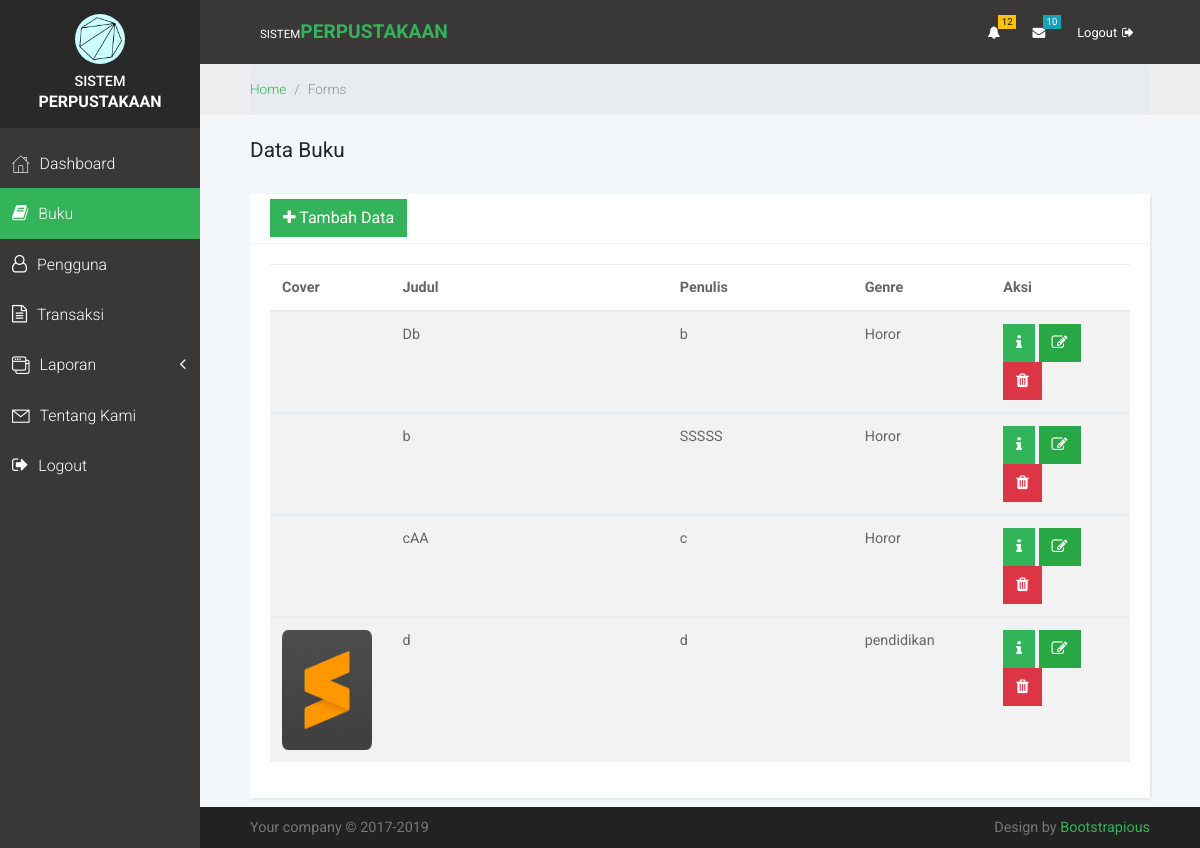
Page /buku/ on the committed database.
### buku/models.py (models this page shows, shortened)
class Buku(models.Model):
	judul = models.CharField(max_length=80)
	penulis = models.CharField(max_length=80)
	penerbit = models.CharField(max_length=80)
	tahun = models.IntegerField(null=True)
	genre = models.ForeignKey(Genre, on_delete=models.CASCADE, null=True)
	sinopsis = models.CharField(max_length=300)
	cover = models.ImageField(upload_to='cover/',null=True)
	tanggal = models.DateField(auto_now_add=True, null=True)

class Genre(models.Model):
	nama = models.CharField(max_length=20)
	keterangan = models.CharField(max_length=70)
	def __str__(self):
		return self.nama

### buku/views.py (the view)
# urls.py: path('', base.index, name='index' ),
def index(request):
	data_buku = Buku.objects.all()
	var ={
		'buku' : data_buku,
		'judul' : "Data Buku",
	}
	return render(request, 'tampilBuku.html', var)

### buku/templates/tampilBuku.html (shortened to what this page needs)
{% extends 'base.html' %}
{% block content %}
<br>
	<h1 class="h2 display">{{judul}}</h1>
<br>
<div class="row">
    <div class="col-lg-12">
      <div class="card">
        <div class="card-header d-flex align-items-center">
          <h2 class="h4 display display"><a href="{%url 'tambahBuku'%}" class="btn btn-primary"><i class="fa fa-plus"></i> Tambah Data</a></h2>
        </div>
        <div class="card-body">
          <table class="table table-striped table-hover">
            <thead>
              <tr>
                <th width="10%">Cover</th>
                <th width="30%">Judul</th>
                <th width="20%">Penulis</th>
                <th width="15%">Genre</th>
                <th width="15%">Aksi</th>
              </tr>
            </thead>
            {% for row in buku %}
            <tbody>
              <tr>
                <th>
                  {%if row.cover%}
                  <img src="{{row.cover.url}}" alt="cover_id:{{row.id}}" width="90" height="120">
                  {%endif%}
                </th>
                <td>{{row.judul}}</td>
                <td>{{row.penulis}}</td>
                <td>{{row.genre}}</td>
                <td>
                  <button type="button" data-toggle="modal" data-target="#detail-{{row.id}}" class="btn btn-primary"><i class="fa fa-info"></i></button>
                  <a href="{%url 'editBuku' row.id%}" class="btn btn-success"><i class="fa fa-edit"></i></a>
                  <button type="button" data-toggle="modal" data-target="#hapus-{{row.id}}" class="btn btn-danger"><i class="fa fa-trash"></i></button>
                </td>
              </tr>
            </tbody>
            {%endfor%}
          </table>
        </div>
      </div>
    </div>
 </div>
{%endblock%}

### static/css/style.default.css (style rules this page uses)
a { display: inline-block; text-decoration: none; color: #fff; -webkit-transition: all 0.3s; transition: all 0.3s; }
body { overflow-x: hidden; }
i { display: inline-block; }
table { font-size: 0.9em; color: #666; }
h2 { color: #555; font-weight: 400; }
.card { height: 100%; border: none; background: #fff; -webkit-box-shadow: 1px 1px 2px rgba(0, 0, 0, 0.1); box-shadow: 1px 1px 2px rgba(0, 0, 0, 0.1); border-radius: 0; }
.card-header { height: 50px; background-color: #fff; border-bottom-color: #f3f3f3; border-top: none; }
.card-header h2, .card-header h3 { margin-bottom: 0; }
.display { font-weight: 400 !important; }
button { cursor: pointer; }
.btn { font-weight: normal; border: 1px solid transparent; padding: 0.5rem 0.75rem; font-size: 1rem; line-height: 1.25; border-radius: 0; -webkit-transition: all 0.15s ease-in-out; transition: all 0.15s ease-in-out; }
.btn-primary { color: #fff; background-color: #33b35a; border-color: #33b35a; }
.btn-success { color: #fff; background-color: #28a745; border-color: #28a745; }
.btn-danger { color: #fff; background-color: #dc3545; border-color: #dc3545; }
body { font-family: "Roboto", sans-serif; font-size: 1rem; font-weight: normal; line-height: 1.5; color: #212529; background-color: #fff; }
a { color: #33b35a; text-decoration: none; }
h1, h2, h3, h4, h5, h6, .h1, .h2, .h3, .h4, .h5, .h6 { margin-bottom: 0.5rem; font-family: inherit; font-weight: 500; line-height: 1.1; color: inherit; }
h1, .h1 { font-size: 1.5rem; }
h2, .h2 { font-size: 1.3rem; }
h4, .h4 { font-size: 1.1rem; }

### rows in the picture
Buku: judul "Db", penulis "b", genre "Horor"
Buku: judul "b", penulis "SSSSS", genre "Horor"
Buku: judul "cAA", penulis "c", genre "Horor"
Buku: cover (picture), judul "d", penulis "d", genre "pendidikan"

### other values in the picture
{{ judul }} "Data Buku"
